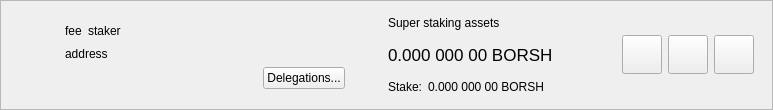
<?xml version="1.0" encoding="UTF-8"?>
<ui version="4.0">
 <class>SuperStakerItemWidget</class>
 <widget class="QWidget" name="SuperStakerItemWidget">
  <property name="geometry">
   <rect>
    <x>0</x>
    <y>0</y>
    <width>773</width>
    <height>110</height>
   </rect>
  </property>
  <property name="sizePolicy">
   <sizepolicy hsizetype="Preferred" vsizetype="Maximum">
    <horstretch>0</horstretch>
    <verstretch>0</verstretch>
   </sizepolicy>
  </property>
  <property name="windowTitle">
   <string>Form</string>
  </property>
  <layout class="QVBoxLayout" name="verticalLayout_2">
   <property name="spacing">
    <number>0</number>
   </property>
   <property name="leftMargin">
    <number>0</number>
   </property>
   <property name="topMargin">
    <number>0</number>
   </property>
   <property name="rightMargin">
    <number>0</number>
   </property>
   <property name="bottomMargin">
    <number>0</number>
   </property>
   <item>
    <widget class="QFrame" name="superStakerItemFrame">
     <property name="frameShape">
      <enum>QFrame::StyledPanel</enum>
     </property>
     <property name="frameShadow">
      <enum>QFrame::Raised</enum>
     </property>
     <layout class="QHBoxLayout" name="horizontalLayout">
      <property name="topMargin">
       <number>0</number>
      </property>
      <property name="bottomMargin">
       <number>0</number>
      </property>
      <item>
       <widget class="QLabel" name="superStakerLogo">
        <property name="sizePolicy">
         <sizepolicy hsizetype="Fixed" vsizetype="Fixed">
          <horstretch>0</horstretch>
          <verstretch>0</verstretch>
         </sizepolicy>
        </property>
        <property name="minimumSize">
         <size>
          <width>40</width>
          <height>40</height>
         </size>
        </property>
        <property name="alignment">
         <set>Qt::AlignCenter</set>
        </property>
       </widget>
      </item>
      <item>
       <widget class="QStackedWidget" name="stackedWidget">
        <property name="currentIndex">
         <number>0</number>
        </property>
        <widget class="QWidget" name="page">
         <layout class="QHBoxLayout" name="horizontalLayout_4">
          <item>
           <layout class="QHBoxLayout" name="horizontalLayout_3">
            <item>
             <layout class="QVBoxLayout" name="verticalLayout">
              <property name="rightMargin">
               <number>15</number>
              </property>
              <item>
               <spacer name="verticalSpacer_2">
                <property name="orientation">
                 <enum>Qt::Vertical</enum>
                </property>
                <property name="sizeHint" stdset="0">
                 <size>
                  <width>20</width>
                  <height>0</height>
                 </size>
                </property>
               </spacer>
              </item>
              <item alignment="Qt::AlignLeft">
               <widget class="QWidget" name="widgetSuperStaker" native="true">
                <property name="minimumSize">
                 <size>
                  <width>280</width>
                  <height>0</height>
                 </size>
                </property>
                <layout class="QHBoxLayout" name="horizontalLayout_2" stretch="0,0,1">
                 <property name="leftMargin">
                  <number>0</number>
                 </property>
                 <property name="topMargin">
                  <number>0</number>
                 </property>
                 <property name="rightMargin">
                  <number>0</number>
                 </property>
                 <property name="bottomMargin">
                  <number>0</number>
                 </property>
                 <item alignment="Qt::AlignLeft">
                  <widget class="QLabel" name="labelFee">
                   <property name="text">
                    <string>fee</string>
                   </property>
                   <property name="textInteractionFlags">
                    <set>Qt::LinksAccessibleByMouse|Qt::TextSelectableByMouse</set>
                   </property>
                  </widget>
                 </item>
                 <item alignment="Qt::AlignLeft">
                  <widget class="QLabel" name="labelStaker">
                   <property name="text">
                    <string>staker</string>
                   </property>
                   <property name="textInteractionFlags">
                    <set>Qt::LinksAccessibleByMouse|Qt::TextSelectableByMouse</set>
                   </property>
                  </widget>
                 </item>
                 <item>
                  <spacer name="horizontalSpacer">
                   <property name="orientation">
                    <enum>Qt::Horizontal</enum>
                   </property>
                   <property name="sizeType">
                    <enum>QSizePolicy::Minimum</enum>
                   </property>
                   <property name="sizeHint" stdset="0">
                    <size>
                     <width>0</width>
                     <height>20</height>
                    </size>
                   </property>
                  </spacer>
                 </item>
                </layout>
               </widget>
              </item>
              <item>
               <widget class="QLabel" name="labelAddress">
                <property name="text">
                 <string>address</string>
                </property>
                <property name="textInteractionFlags">
                 <set>Qt::LinksAccessibleByMouse|Qt::TextSelectableByMouse</set>
                </property>
               </widget>
              </item>
              <item alignment="Qt::AlignRight">
               <widget class="QPushButton" name="buttonDelegations">
                <property name="text">
                 <string>Delegations...</string>
                </property>
               </widget>
              </item>
              <item>
               <spacer name="verticalSpacer">
                <property name="orientation">
                 <enum>Qt::Vertical</enum>
                </property>
                <property name="sizeHint" stdset="0">
                 <size>
                  <width>20</width>
                  <height>0</height>
                 </size>
                </property>
               </spacer>
              </item>
             </layout>
            </item>
            <item>
             <widget class="QWidget" name="vLineAssets" native="true">
              <property name="sizePolicy">
               <sizepolicy hsizetype="Preferred" vsizetype="Preferred">
                <horstretch>0</horstretch>
                <verstretch>0</verstretch>
               </sizepolicy>
              </property>
              <property name="minimumSize">
               <size>
                <width>1</width>
                <height>0</height>
               </size>
              </property>
             </widget>
            </item>
            <item>
             <widget class="QWidget" name="widgetStakingAssets" native="true">
              <property name="sizePolicy">
               <sizepolicy hsizetype="Minimum" vsizetype="Preferred">
                <horstretch>0</horstretch>
                <verstretch>0</verstretch>
               </sizepolicy>
              </property>
              <layout class="QVBoxLayout" name="verticalLayout_3">
               <property name="leftMargin">
                <number>15</number>
               </property>
               <property name="topMargin">
                <number>0</number>
               </property>
               <property name="rightMargin">
                <number>15</number>
               </property>
               <property name="bottomMargin">
                <number>0</number>
               </property>
               <item>
                <widget class="QLabel" name="labelAssetsText">
                 <property name="text">
                  <string>Super staking assets</string>
                 </property>
                 <property name="alignment">
                  <set>Qt::AlignLeading|Qt::AlignLeft|Qt::AlignVCenter</set>
                 </property>
                </widget>
               </item>
               <item>
                <widget class="QLabel" name="labelAssets">
                 <property name="font">
                  <font>
                   <pointsize>13</pointsize>
                  </font>
                 </property>
                 <property name="cursor">
                  <cursorShape>IBeamCursor</cursorShape>
                 </property>
                 <property name="toolTip">
                  <string>Your current spendable balance</string>
                 </property>
                 <property name="text">
                  <string notr="true">0.000 000 00 BORSH</string>
                 </property>
                 <property name="alignment">
                  <set>Qt::AlignLeading|Qt::AlignLeft|Qt::AlignVCenter</set>
                 </property>
                 <property name="textInteractionFlags">
                  <set>Qt::LinksAccessibleByMouse|Qt::TextSelectableByMouse</set>
                 </property>
                </widget>
               </item>
               <item>
                <layout class="QHBoxLayout" name="horizontalLayout_6">
                 <property name="spacing">
                  <number>6</number>
                 </property>
                 <item>
                  <widget class="QLabel" name="labelStakeText">
                   <property name="sizePolicy">
                    <sizepolicy hsizetype="Maximum" vsizetype="Preferred">
                     <horstretch>0</horstretch>
                     <verstretch>0</verstretch>
                    </sizepolicy>
                   </property>
                   <property name="text">
                    <string>Stake:</string>
                   </property>
                   <property name="alignment">
                    <set>Qt::AlignLeading|Qt::AlignLeft|Qt::AlignVCenter</set>
                   </property>
                  </widget>
                 </item>
                 <item>
                  <widget class="QLabel" name="labelStake">
                   <property name="text">
                    <string>0.000 000 00 BORSH</string>
                   </property>
                   <property name="alignment">
                    <set>Qt::AlignLeading|Qt::AlignLeft|Qt::AlignVCenter</set>
                   </property>
                   <property name="textInteractionFlags">
                    <set>Qt::LinksAccessibleByMouse|Qt::TextSelectableByMouse</set>
                   </property>
                  </widget>
                 </item>
                 <item>
                  <spacer name="horizontalSpacer_4">
                   <property name="orientation">
                    <enum>Qt::Horizontal</enum>
                   </property>
                   <property name="sizeType">
                    <enum>QSizePolicy::Minimum</enum>
                   </property>
                   <property name="sizeHint" stdset="0">
                    <size>
                     <width>0</width>
                     <height>0</height>
                    </size>
                   </property>
                  </spacer>
                 </item>
                </layout>
               </item>
              </layout>
             </widget>
            </item>
            <item>
             <spacer name="horizontalSpacer_2">
              <property name="orientation">
               <enum>Qt::Horizontal</enum>
              </property>
              <property name="sizeHint" stdset="0">
               <size>
                <width>0</width>
                <height>20</height>
               </size>
              </property>
             </spacer>
            </item>
            <item>
             <widget class="QToolButton" name="buttonConfig">
              <property name="text">
               <string/>
              </property>
              <property name="iconSize">
               <size>
                <width>32</width>
                <height>32</height>
               </size>
              </property>
             </widget>
            </item>
            <item>
             <widget class="QToolButton" name="buttonSplit">
              <property name="text">
               <string/>
              </property>
              <property name="iconSize">
               <size>
                <width>32</width>
                <height>32</height>
               </size>
              </property>
             </widget>
            </item>
            <item>
             <widget class="QToolButton" name="buttonRemove">
              <property name="text">
               <string/>
              </property>
              <property name="iconSize">
               <size>
                <width>32</width>
                <height>32</height>
               </size>
              </property>
             </widget>
            </item>
           </layout>
          </item>
         </layout>
        </widget>
        <widget class="QWidget" name="page_2">
         <layout class="QHBoxLayout" name="horizontalLayout_5">
          <item>
           <widget class="QLabel" name="labelNewSuperStaker">
            <property name="text">
             <string>Add new super stakers</string>
            </property>
           </widget>
          </item>
          <item>
           <spacer name="horizontalSpacer_3">
            <property name="orientation">
             <enum>Qt::Horizontal</enum>
            </property>
            <property name="sizeHint" stdset="0">
             <size>
              <width>408</width>
              <height>20</height>
             </size>
            </property>
           </spacer>
          </item>
          <item>
           <widget class="QToolButton" name="buttonRestore">
            <property name="text">
             <string/>
            </property>
            <property name="iconSize">
             <size>
              <width>32</width>
              <height>32</height>
             </size>
            </property>
           </widget>
          </item>
          <item>
           <widget class="QToolButton" name="buttonAdd">
            <property name="text">
             <string/>
            </property>
            <property name="iconSize">
             <size>
              <width>32</width>
              <height>32</height>
             </size>
            </property>
           </widget>
          </item>
         </layout>
        </widget>
       </widget>
      </item>
     </layout>
    </widget>
   </item>
  </layout>
 </widget>
 <resources/>
 <connections/>
</ui>
